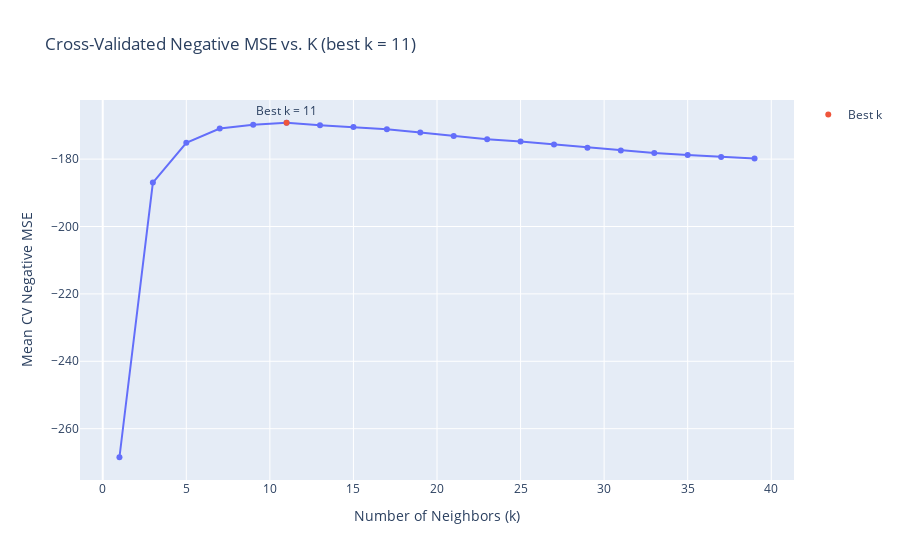

Source (notebook cell):
### Markdown cell above
Interpretation
- k= 11 gives the lowest cross-validated MSE 
  Each test point uses the 7 closest points to predict AQI_PM25
- MSE = 169.20 i.e. the absolute value. The RMSE = 13.01 which means that the model's predictions are on average about 13 AQI units off in cross-validations

### Code cell
results_df = pd.DataFrame(grid.cv_results_)
results_df["k"] = results_df["param_knn__n_neighbors"]
results_df["mean_score"] = results_df["mean_test_score"]

fig = px.line(
    results_df,
    x="k",
    y="mean_score",
    title=f"Cross-Validated Negative MSE vs. K (best k = {best_k})",
    markers=True,
    labels={"k": "Number of Neighbors (k)", "mean_score": "Mean CV Negative MSE"}
)

fig.add_scatter(
    x=[best_k],
    y=[best_score],
    mode="markers+text",
    text=[f"Best k = {best_k}"],
    textposition="top center",
    name="Best k"
)

fig.update_layout(hovermode="x unified")
fig.show()

### Figure 1 — Plotly figure (JSON) as saved in the notebook; plotly's stock layout.template omitted (floating-point values rounded to 4 significant figures)
{"data": [{"hovertemplate": "Number of Neighbors (k)=%{x}<br>Mean CV Negative MSE=%{y}<extra></extra>", "legendgroup": "", "line": {"color": "#636efa", "dash": "solid"}, "marker": {"symbol": "circle"}, "mode": "lines+markers", "name": "", "orientation": "v", "showlegend": false, "type": "scatter", "x": [1, 3, 5, 7, 9, 11, 13, 15, 17, 19, 21, 23, 25, 27, 29, 31, 33, 35, 37, 39], "xaxis": "x", "y": [-268.5, -187.0, -175.1, -170.9, -169.8, -169.2, -169.9, -170.4, -171.1, -172.1, -173.1, -174.1, -174.8, -175.7, -176.6, -177.5, -178.2, -178.7, -179.3, -179.8], "yaxis": "y"}, {"mode": "markers+text", "name": "Best k", "text": ["Best k = 11"], "textposition": "top center", "type": "scatter", "x": [11], "y": [-169.2]}], "layout": {"hovermode": "x unified", "legend": {"tracegroupgap": 0}, "title": {"text": "Cross-Validated Negative MSE vs. K (best k = 11)"}, "xaxis": {"anchor": "y", "domain": [0, 1], "title": {"text": "Number of Neighbors (k)"}}, "yaxis": {"anchor": "x", "domain": [0, 1], "title": {"text": "Mean CV Negative MSE"}}}}
